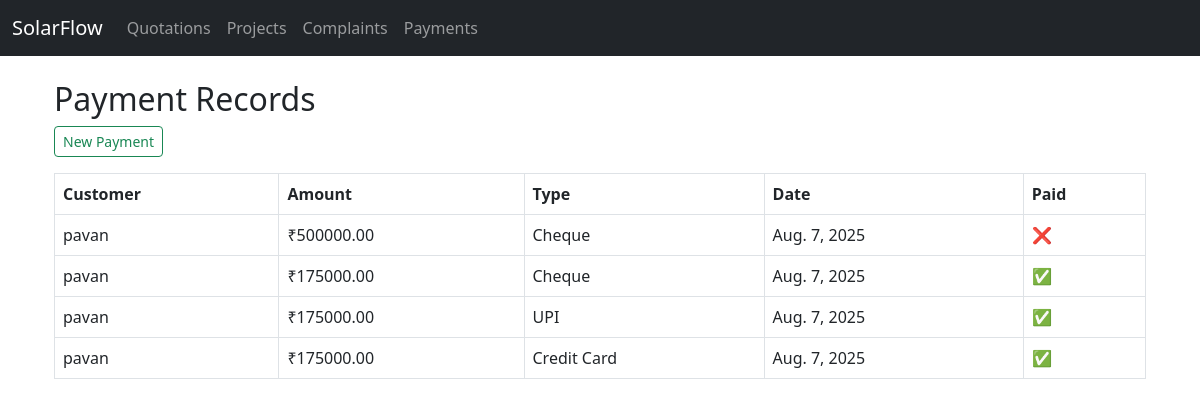
The page /payments/ on the database its author committed.
### payments/models.py (models this page shows, shortened)
class Payment(models.Model):
    PAYMENT_TYPE = [
        ('cash', 'Cash'),
        ('cheque', 'Cheque'),
        ('upi', 'UPI'),
        ('credit card', 'Credit Card'),
        ('debit card', 'Debit Card'),
    ]
    customer = models.ForeignKey(Customer, on_delete=models.CASCADE)
    amount = models.DecimalField(max_digits=10, decimal_places=2)
    payment_type = models.CharField(max_length=20, choices=PAYMENT_TYPE)
    is_paid = models.BooleanField(default=False)
    payment_date = models.DateField(auto_now_add=True)

### customers/models.py (models this page shows, shortened)
class Customer(models.Model):
    name = models.CharField(max_length=100)
    address = models.TextField()
    pincode = models.CharField(max_length=6)
    contact = models.CharField(max_length=10)

### payments/views.py (the view)
# urls.py: path('', views.payment_list, name='payment_list'),   # keep only one ''
def payment_list(request):
    payments = Payment.objects.all()
    return render(request, 'payments/payment_list.html', {'payments': payments})

### payments/templates/payments/payment_list.html
{% extends 'base.html' %}
{% block content %}
<div class="container mt-4">
    <h2>Payment Records</h2>
    <a href="{% url 'create_payment' %}" class="btn btn-sm btn-outline-success mb-3">New Payment</a>
    <table class="table table-bordered">
        <thead>
            <tr>
                <th>Customer</th><th>Amount</th><th>Type</th><th>Date</th><th>Paid</th>
            </tr>
        </thead>
        <tbody>
            {% for payment in payments %}
            <tr>
                <td>{{ payment.customer.name }}</td>
                <td>₹{{ payment.amount }}</td>
                <td>{{ payment.get_payment_type_display }}</td>
                <td>{{ payment.payment_date }}</td>
                <td>{% if payment.is_paid %}✅{% else %}❌{% endif %}</td>
            </tr>
            {% endfor %}
        </tbody>
    </table>
</div>
{% endblock %}

### dashboard/templates/base.html (shortened to what this page needs)
<!DOCTYPE html>
<html lang="en">
<head>
    <link href="https://cdn.jsdelivr.net/npm/bootstrap@5.3.0/dist/css/bootstrap.min.css" rel="stylesheet">
</head>
<body>
<nav class="navbar navbar-expand-lg navbar-dark bg-dark">
    <div class="container-fluid">
        <a class="navbar-brand" href="{% url 'dashboard' %}">SolarFlow</a>
        <div class="collapse navbar-collapse">
            <ul class="navbar-nav me-auto mb-2 mb-lg-0">
                <li class="nav-item"><a class="nav-link" href="/quotation/">Quotations</a></li>
                <li class="nav-item"><a class="nav-link" href="/projects/">Projects</a></li>
                <li class="nav-item"><a class="nav-link" href="/service/">Complaints</a></li>
                <li class="nav-item"><a class="nav-link" href="/payments/">Payments</a></li>
            </ul>
        </div>
    </div>
</nav>
<div class="container mt-4">
    {% block content %}{% endblock %}
</div>
</body>
</html>

### rows shown on the page
Payment: customer.name "pavan", amount "500000.00", payment_type "Cheque", payment_date "Aug. 7, 2025"
Payment: customer.name "pavan", amount "175000.00", payment_type "Cheque", payment_date "Aug. 7, 2025"
Payment: customer.name "pavan", amount "175000.00", payment_type "UPI", payment_date "Aug. 7, 2025"
Payment: customer.name "pavan", amount "175000.00", payment_type "Credit Card", payment_date "Aug. 7, 2025"
